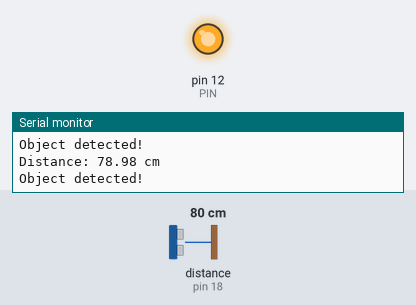
This sketch was run on a simulated Arduino Uno, built with avr-gcc and run on an emulated ATmega328P. Parts: output pins drawn as LEDs (lit = HIGH), the last lines printed to the serial monitor. Wiring (inferred from the names in the program): ultrasonic range finder: trigger pin 5; echo pin 18. The test bench sets the inputs (shaded band); at power-on: distance to the obstacle (sensor on pin 18) 80 cm. The echo pulse lasts 58.3 µs per cm; pins used as bus, display or sensor lines are not drawn.

Above: at 1.3 s.
1.4 s: distance to the obstacle (sensor on pin 18) set to 86 cm
At 2.7 s:
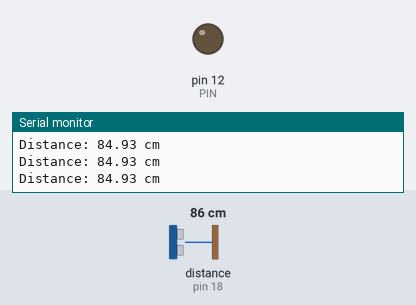
3.0 s: distance to the obstacle (sensor on pin 18) set to 2 cm
At 4.2 s:
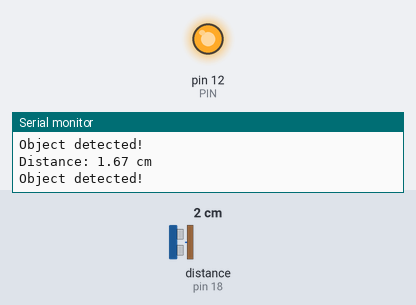
4.5 s: distance to the obstacle (sensor on pin 18) set to 120 cm
At 4.8 s:
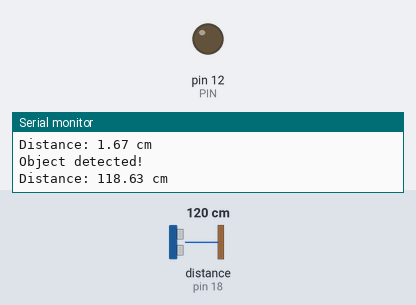
Timing chart, 0 to 7.5 s (numbered marks = the images above; inputs shaded):
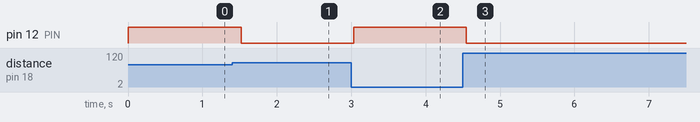

Measured:
- the behaviour switches between 81 and 82 cm on distance to the obstacle (sensor on pin 18) (found by bisection; images 0 and 1)
- after the input at 1.4 s, pin 12 (PIN): HIGH → LOW after 0.12 s
- after the input at 3.0 s, pin 12 (PIN): LOW → HIGH at once
- after the input at 4.5 s, pin 12 (PIN): HIGH → LOW after 0.05 s

The sketch:

objectDetection.ino
```cpp
#define TRIG_PIN 5
#define ECHO_PIN 18
#define PIN 12

void setup() {
    Serial.begin(115200);
    pinMode(TRIG_PIN, OUTPUT);
    pinMode(ECHO_PIN, INPUT);
    pinMode(PIN, OUTPUT);
}

void loop() {
    digitalWrite(TRIG_PIN, LOW);
    delayMicroseconds(2);
    digitalWrite(TRIG_PIN, HIGH);
    delayMicroseconds(10);
    digitalWrite(TRIG_PIN, LOW);

    long duration = pulseIn(ECHO_PIN, HIGH);
    float distance = duration * 0.034 / 2;

    Serial.print("Distance: ");
    Serial.print(distance);
    Serial.println(" cm");

    if (distance < 80) {
        Serial.println("Object detected!");
        digitalWrite(PIN, HIGH);
    } else if (distance > 80) {
        digitalWrite(PIN, LOW);
    }

    delay(500);
}
```
